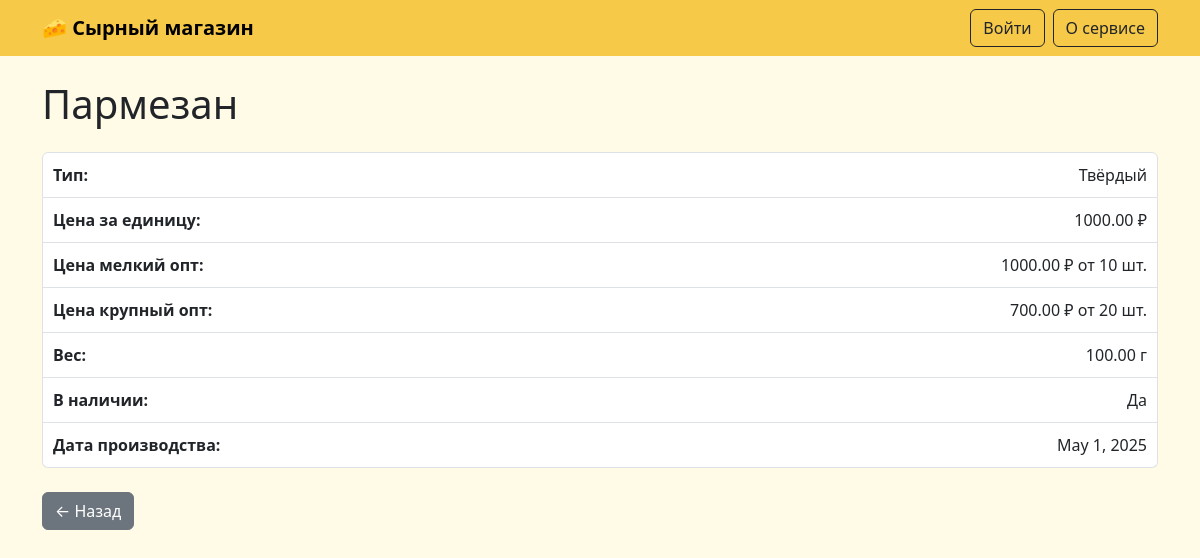
The page /cheese/1/ on the database its author committed.
### catalog/models.py (models this page shows, shortened)
class Cheese(models.Model):
    name = models.CharField(max_length=100)
    price = models.DecimalField(max_digits=8,
                                decimal_places=2)  # цена за единицу
    price_small_opt = models.DecimalField(
        max_digits=8,
        decimal_places=2,
        null=True,
        blank=True,
        verbose_name="Цена мелкий опт",
    )
    min_qty_small_opt = models.PositiveIntegerField(
        null=True, blank=True,
        verbose_name="Минимальное количество для мелкого опта"
    )
    price_big_opt = models.DecimalField(
        max_digits=8,
        decimal_places=2,
        null=True,
        blank=True,
        verbose_name="Цена крупный опт",
    )
    min_qty_big_opt = models.PositiveIntegerField(
        null=True, blank=True,
        verbose_name="Минимальное количество для крупного опта"
    )
    weight = models.DecimalField(max_digits=6, decimal_places=2)
    cheese_type = models.ForeignKey(CheeseType, on_delete=models.CASCADE)
    in_stock = models.BooleanField(default=True)
    production_date = models.DateField()

class CheeseType(models.Model):
    name = models.CharField(max_length=50)

### catalog/views.py (the view)
# urls.py: path("cheese/<int:cheese_id>/", views.cheese_detail, name="cheese_detail"),
def cheese_detail(request, cheese_id):
    cheese = get_object_or_404(Cheese, id=cheese_id)
    return render(request, "catalog/cheese_detail.html", {"cheese": cheese})

### catalog/templates/catalog/cheese_detail.html (shortened to what this page needs)
{% extends 'catalog/base.html' %}
{% block content %}
  <h1 class="mb-4">{{ cheese.name }}</h1>
  <ul class="list-group mb-4">
    <li class="list-group-item"><strong>Тип:</strong> {{ cheese.cheese_type.name }}</li>
    <li class="list-group-item"><strong>Цена за единицу:</strong> {{ cheese.price }} ₽</li>
    <li class="list-group-item"><strong>Цена мелкий опт:</strong>
      {% if cheese.price_small_opt %}
        {{ cheese.price_small_opt }} ₽ от {{ cheese.min_qty_small_opt }} шт.
      {% else %}
        Нет скидки
      {% endif %}
    </li>
    <li class="list-group-item"><strong>Цена крупный опт:</strong>
      {% if cheese.price_big_opt %}
        {{ cheese.price_big_opt }} ₽ от {{ cheese.min_qty_big_opt }} шт.
      {% else %}
        Нет скидки
      {% endif %}
    </li>
    <li class="list-group-item"><strong>Вес:</strong> {{ cheese.weight }} г</li>
    <li class="list-group-item"><strong>В наличии:</strong> {{ cheese.in_stock|yesno:"Да,Нет" }}</li>
    <li class="list-group-item"><strong>Дата производства:</strong> {{ cheese.production_date }}</li>
  </ul>
  <a href="{% url 'cheese_list' %}" class="btn btn-secondary">← Назад</a>
{% endblock %}

### catalog/templates/catalog/base.html (style rules this page uses)
body { background-color: #fffbe6; }
.list-group-item { display: flex; justify-content: space-between; align-items: center; padding: 10px; }

### rows shown on the page
Cheese: name "Пармезан", cheese_type.name "Твёрдый", price "1000.00", price_small_opt "1000.00", min_qty_small_opt "10", price_big_opt "700.00", min_qty_big_opt "20", weight "100.00", in_stock "Да", production_date "May 1, 2025"
